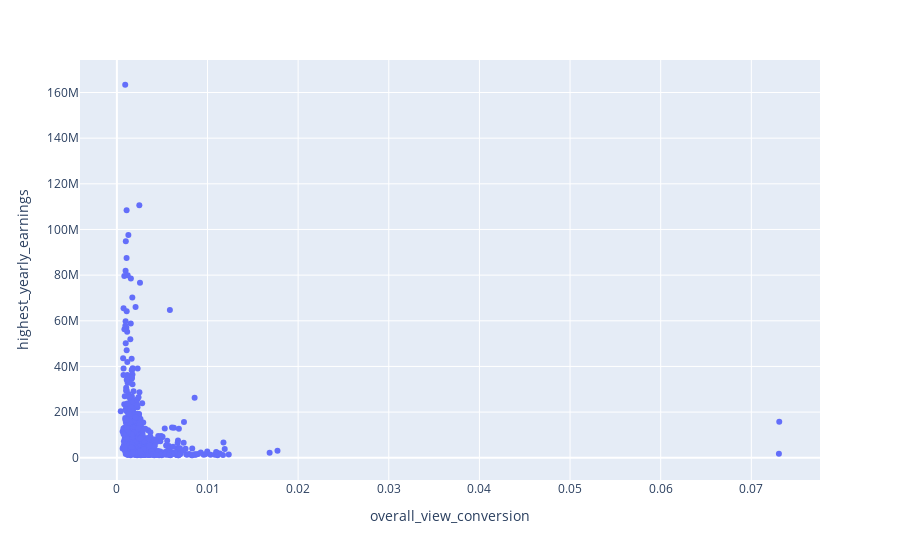

Source (notebook cell):
### Markdown cell above
As seen in the previous chart, I included view conversion. I attempted to find a variable that we can gauge video views with subscribers to see how many views it takes to convert 1 subscriber.

### Code cell
px.scatter(df[df['highest_yearly_earnings']>1000000], x='overall_view_conversion', y='highest_yearly_earnings')

### Figure 1 — Plotly figure (JSON) as saved in the notebook; plotly's stock layout.template omitted (floating-point values rounded to 4 significant figures; data arrays with more than 128 entries replaced by an {"elided": "..."} marker saying what was removed)
{"data": [{"hovertemplate": "overall_view_conversion=%{x}<br>highest_yearly_earnings=%{y}<extra></extra>", "legendgroup": "", "marker": {"color": "#636efa", "symbol": "circle"}, "mode": "markers", "name": "", "orientation": "v", "showlegend": false, "type": "scatter", "x": {"elided": "676 float values"}, "xaxis": "x", "y": {"elided": "676 int values"}, "yaxis": "y"}], "layout": {"autosize": true, "legend": {"tracegroupgap": 0}, "margin": {"t": 60}, "xaxis": {"anchor": "y", "autorange": true, "domain": [0, 1], "range": [-0.003823, 0.07733], "title": {"text": "overall_view_conversion"}, "type": "linear"}, "yaxis": {"anchor": "x", "autorange": true, "domain": [0, 1], "range": [-11470000.0, 176000000.0], "title": {"text": "highest_yearly_earnings"}, "type": "linear"}}}
